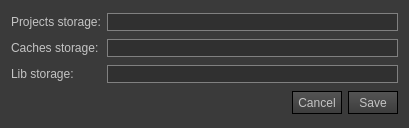
<?xml version="1.0" encoding="UTF-8"?>
<ui version="4.0">
 <class>Preferences</class>
 <widget class="QWidget" name="Preferences">
  <property name="geometry">
   <rect>
    <x>0</x>
    <y>0</y>
    <width>409</width>
    <height>128</height>
   </rect>
  </property>
  <property name="windowTitle">
   <string>Loader Preferences</string>
  </property>
  <property name="styleSheet">
   <string notr="true">QWidget{
background:rgb(58,58,58);
}

QLabel{
color:rgb(196,196,196);
}

QListWidget{
background:rgb(48,48,48);
}

QPushButton{
background:qlineargradient(spread:pad, x1:1, y1:1, x2:1, y2:0, stop:0 rgba(60,60, 60, 255), stop:1 rgba(85, 85, 85, 255));
border:1px solid black;
color:rgb(196,196,196);
}

QPushButton:hover{
background:qlineargradient(spread:pad, x1:1, y1:1, x2:1, y2:0, stop:0 rgba(68,68, 68, 255), stop:1 rgba(93, 93, 93, 255));
border:1px solid black;
color:rgb(196,196,196);
}

QPushButton:pressed{
background:rgb(185,134,32);
border:1px solid black;
color:rgb(196,196,196);
}

QLineEdit{
background:rgb(48,48,48);
color:rgb(196,196,196);
border:1px solid gray;
}



</string>
  </property>
  <layout class="QVBoxLayout" name="vLayoutMain">
   <item>
    <layout class="QHBoxLayout" name="hLayoutProjects">
     <item>
      <widget class="QLabel" name="lb_projects">
       <property name="minimumSize">
        <size>
         <width>90</width>
         <height>0</height>
        </size>
       </property>
       <property name="text">
        <string>Projects storage:</string>
       </property>
      </widget>
     </item>
     <item>
      <widget class="QLineEdit" name="le_projects"/>
     </item>
    </layout>
   </item>
   <item>
    <layout class="QHBoxLayout" name="hLayoutCaches">
     <item>
      <widget class="QLabel" name="lb_caches">
       <property name="minimumSize">
        <size>
         <width>90</width>
         <height>0</height>
        </size>
       </property>
       <property name="text">
        <string>Caches storage:</string>
       </property>
      </widget>
     </item>
     <item>
      <widget class="QLineEdit" name="le_caches"/>
     </item>
    </layout>
   </item>
   <item>
    <layout class="QHBoxLayout" name="hLayoutLib">
     <item>
      <widget class="QLabel" name="lb_lib">
       <property name="minimumSize">
        <size>
         <width>90</width>
         <height>0</height>
        </size>
       </property>
       <property name="text">
        <string>Lib storage:</string>
       </property>
      </widget>
     </item>
     <item>
      <widget class="QLineEdit" name="le_lib"/>
     </item>
    </layout>
   </item>
   <item>
    <layout class="QHBoxLayout" name="hLayoutBtns">
     <item>
      <spacer name="hSpacer_btm">
       <property name="orientation">
        <enum>Qt::Horizontal</enum>
       </property>
       <property name="sizeHint" stdset="0">
        <size>
         <width>40</width>
         <height>20</height>
        </size>
       </property>
      </spacer>
     </item>
     <item>
      <widget class="QPushButton" name="pb_cancel">
       <property name="minimumSize">
        <size>
         <width>50</width>
         <height>23</height>
        </size>
       </property>
       <property name="text">
        <string>Cancel</string>
       </property>
      </widget>
     </item>
     <item>
      <widget class="QPushButton" name="pb_save">
       <property name="minimumSize">
        <size>
         <width>50</width>
         <height>23</height>
        </size>
       </property>
       <property name="text">
        <string>Save</string>
       </property>
      </widget>
     </item>
    </layout>
   </item>
  </layout>
 </widget>
 <resources/>
 <connections/>
</ui>
